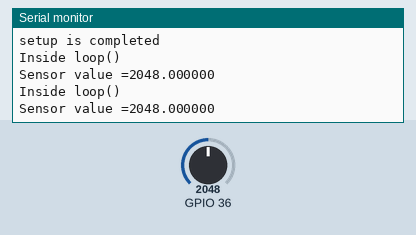
The sketch below on a simulated ESP32. Parts: the last lines printed to the serial monitor. The inputs (shaded band) are chosen by the test bench; at power-on: GPIO 36 = 2048.

Above: at 3.8 s.
3.9 s: GPIO 36 set to 2866
At 6.5 s:
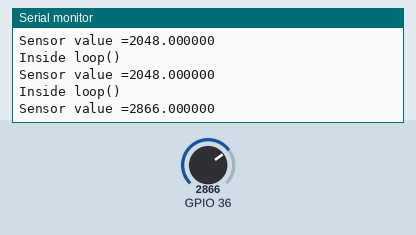
7.8 s: GPIO 36 set to 3603
At 10.0 s:
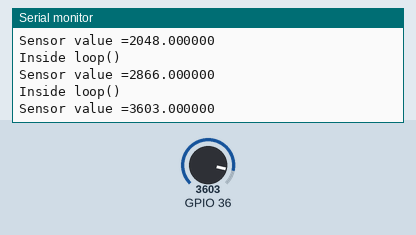
Timing chart, 0 to 11.5 s (numbered marks = the images above; inputs shaded):
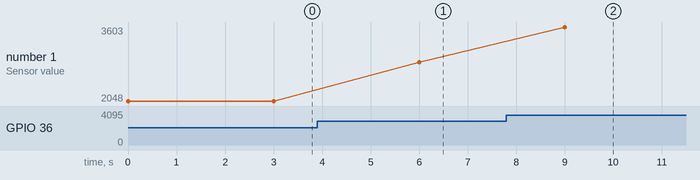

Measured:
- after the input at 3.9 s, the serial monitor: prints a new line after 2.1 s (image 1)
- after the input at 7.8 s, the serial monitor: prints a new line after 1.2 s (image 2)
- plotted number 1: 2048 → 2866 after the input at 3.9 s, 2866 → 3603 after the input at 7.8 s

The sketch:

sketch_oct25b.ino
```cpp
void setup() {
  // put your setup code here, to run once:
  pinMode(A0,INPUT);
  Serial.begin(115200);
  Serial.flush();

  Serial.println("setup is completed");

}

void loop() {
  // put your main code here, to run repeatedly:
  Serial.println("Inside loop()");
  float value = analogRead(A0);
  Serial.printf("Sensor value =%f\n",value);
  delay(3000);

}
```
